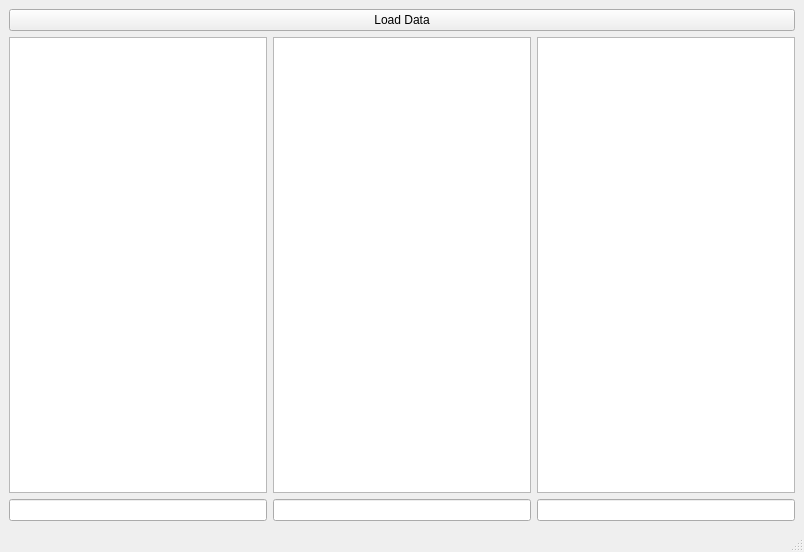
<?xml version="1.0" encoding="UTF-8"?>
<ui version="4.0">
 <class>MainWindow</class>
 <widget class="QMainWindow" name="MainWindow">
  <property name="geometry">
   <rect>
    <x>0</x>
    <y>0</y>
    <width>804</width>
    <height>552</height>
   </rect>
  </property>
  <property name="windowTitle">
   <string>MainWindow</string>
  </property>
  <widget class="QWidget" name="centralwidget">
   <layout class="QVBoxLayout" name="verticalLayout_2">
    <item>
     <widget class="QPushButton" name="pushButton">
      <property name="text">
       <string>Load Data</string>
      </property>
     </widget>
    </item>
    <item>
     <layout class="QHBoxLayout" name="horizontalLayout">
      <item>
       <widget class="myImageView" name="graphicsView_3"/>
      </item>
      <item>
       <widget class="myImageView" name="graphicsView_2"/>
      </item>
      <item>
       <widget class="myImageView" name="graphicsView"/>
      </item>
     </layout>
    </item>
    <item>
     <layout class="QHBoxLayout" name="horizontalLayout_2">
      <item>
       <widget class="QLineEdit" name="lineEdit_2"/>
      </item>
      <item>
       <widget class="QLineEdit" name="lineEdit_3"/>
      </item>
      <item>
       <widget class="QLineEdit" name="lineEdit"/>
      </item>
     </layout>
    </item>
   </layout>
  </widget>
  <widget class="QMenuBar" name="menubar">
   <property name="geometry">
    <rect>
     <x>0</x>
     <y>0</y>
     <width>804</width>
     <height>25</height>
    </rect>
   </property>
  </widget>
  <widget class="QStatusBar" name="statusbar"/>
 </widget>
 <customwidgets>
  <customwidget>
   <class>myImageView</class>
   <extends>QGraphicsView</extends>
   <header>package.views</header>
  </customwidget>
 </customwidgets>
 <resources/>
 <connections/>
</ui>
